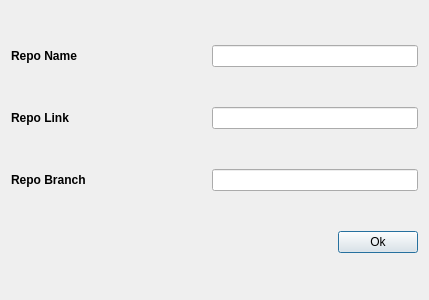
<?xml version="1.0" encoding="UTF-8"?>
<ui version="4.0">
 <class>RepoInfoDialog</class>
 <widget class="QDialog" name="RepoInfoDialog">
  <property name="geometry">
   <rect>
    <x>0</x>
    <y>0</y>
    <width>429</width>
    <height>300</height>
   </rect>
  </property>
  <property name="windowTitle">
   <string>Repository Info</string>
  </property>
  <layout class="QGridLayout" name="gridLayout">
   <item row="1" column="2" colspan="2">
    <widget class="QLineEdit" name="repo_link">
     <property name="readOnly">
      <bool>true</bool>
     </property>
    </widget>
   </item>
   <item row="0" column="2" colspan="2">
    <widget class="QLineEdit" name="repo_name">
     <property name="readOnly">
      <bool>true</bool>
     </property>
    </widget>
   </item>
   <item row="1" column="0">
    <widget class="QLabel" name="l_repo_link">
     <property name="font">
      <font>
       <weight>75</weight>
       <bold>true</bold>
      </font>
     </property>
     <property name="text">
      <string>Repo Link</string>
     </property>
    </widget>
   </item>
   <item row="2" column="0">
    <widget class="QLabel" name="l_repo_branch">
     <property name="font">
      <font>
       <weight>75</weight>
       <bold>true</bold>
      </font>
     </property>
     <property name="text">
      <string>Repo Branch</string>
     </property>
    </widget>
   </item>
   <item row="2" column="2" colspan="2">
    <widget class="QLineEdit" name="repo_branch">
     <property name="readOnly">
      <bool>true</bool>
     </property>
    </widget>
   </item>
   <item row="3" column="3">
    <widget class="QPushButton" name="b_ok">
     <property name="text">
      <string>Ok</string>
     </property>
    </widget>
   </item>
   <item row="0" column="0">
    <widget class="QLabel" name="l_repo_name">
     <property name="font">
      <font>
       <weight>75</weight>
       <bold>true</bold>
      </font>
     </property>
     <property name="text">
      <string>Repo Name</string>
     </property>
    </widget>
   </item>
   <item row="0" column="1">
    <spacer name="horizontalSpacer">
     <property name="orientation">
      <enum>Qt::Horizontal</enum>
     </property>
     <property name="sizeHint" stdset="0">
      <size>
       <width>40</width>
       <height>20</height>
      </size>
     </property>
    </spacer>
   </item>
   <item row="3" column="2">
    <spacer name="horizontalSpacer_2">
     <property name="orientation">
      <enum>Qt::Horizontal</enum>
     </property>
     <property name="sizeHint" stdset="0">
      <size>
       <width>40</width>
       <height>20</height>
      </size>
     </property>
    </spacer>
   </item>
  </layout>
 </widget>
 <resources/>
 <connections>
  <connection>
   <sender>b_ok</sender>
   <signal>clicked()</signal>
   <receiver>RepoInfoDialog</receiver>
   <slot>b_ok()</slot>
   <hints>
    <hint type="sourcelabel">
     <x>384</x>
     <y>250</y>
    </hint>
    <hint type="destinationlabel">
     <x>123</x>
     <y>269</y>
    </hint>
   </hints>
  </connection>
 </connections>
 <slots>
  <slot>b_ok()</slot>
 </slots>
</ui>
